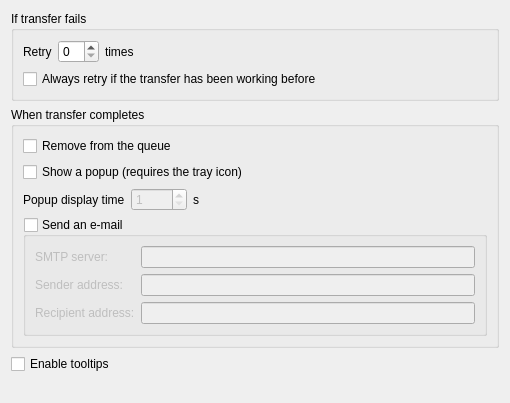
<ui version="4.0" >
 <class>SettingsQueueForm</class>
 <widget class="QWidget" name="SettingsQueueForm" >
  <property name="geometry" >
   <rect>
    <x>0</x>
    <y>0</y>
    <width>510</width>
    <height>403</height>
   </rect>
  </property>
  <property name="windowTitle" >
   <string>Queue</string>
  </property>
  <layout class="QGridLayout" >
   <item row="0" column="0" >
    <widget class="QGroupBox" name="groupBox_3" >
     <property name="title" >
      <string>If transfer fails</string>
     </property>
     <layout class="QGridLayout" >
      <item row="0" column="0" >
       <widget class="QLabel" name="label_2" >
        <property name="text" >
         <string>Retry</string>
        </property>
       </widget>
      </item>
      <item row="0" column="1" >
       <widget class="QSpinBox" name="spinRetry" />
      </item>
      <item row="0" column="2" >
       <widget class="QLabel" name="label_3" >
        <property name="text" >
         <string>times</string>
        </property>
       </widget>
      </item>
      <item row="0" column="3" >
       <spacer>
        <property name="orientation" >
         <enum>Qt::Horizontal</enum>
        </property>
        <property name="sizeHint" stdset="0" >
         <size>
          <width>40</width>
          <height>20</height>
         </size>
        </property>
       </spacer>
      </item>
      <item row="1" column="0" colspan="4" >
       <widget class="QCheckBox" name="checkRetryWorking" >
        <property name="text" >
         <string>Always retry if the transfer has been working before</string>
        </property>
       </widget>
      </item>
     </layout>
    </widget>
   </item>
   <item row="1" column="0" >
    <widget class="QGroupBox" name="groupBox" >
     <property name="title" >
      <string>When transfer completes</string>
     </property>
     <layout class="QGridLayout" >
      <item row="0" column="0" colspan="3" >
       <widget class="QCheckBox" name="checkAutoRemove" >
        <property name="text" >
         <string>Remove from the queue</string>
        </property>
       </widget>
      </item>
      <item row="1" column="0" colspan="3" >
       <widget class="QCheckBox" name="checkPopup" >
        <property name="sizePolicy" >
         <sizepolicy vsizetype="Fixed" hsizetype="Expanding" >
          <horstretch>0</horstretch>
          <verstretch>0</verstretch>
         </sizepolicy>
        </property>
        <property name="text" >
         <string>Show a popup (requires the tray icon)</string>
        </property>
       </widget>
      </item>
      <item row="1" column="3" >
       <spacer>
        <property name="orientation" >
         <enum>Qt::Horizontal</enum>
        </property>
        <property name="sizeHint" stdset="0" >
         <size>
          <width>40</width>
          <height>20</height>
         </size>
        </property>
       </spacer>
      </item>
      <item row="2" column="0" >
       <widget class="QLabel" name="label_4" >
        <property name="text" >
         <string>Popup display time</string>
        </property>
       </widget>
      </item>
      <item row="2" column="1" >
       <widget class="QSpinBox" name="spinPopup" >
        <property name="enabled" >
         <bool>false</bool>
        </property>
        <property name="sizePolicy" >
         <sizepolicy vsizetype="Fixed" hsizetype="Minimum" >
          <horstretch>0</horstretch>
          <verstretch>0</verstretch>
         </sizepolicy>
        </property>
        <property name="minimum" >
         <number>1</number>
        </property>
       </widget>
      </item>
      <item row="2" column="2" >
       <widget class="QLabel" name="label_5" >
        <property name="text" >
         <string>s</string>
        </property>
       </widget>
      </item>
      <item row="2" column="3" >
       <spacer>
        <property name="orientation" >
         <enum>Qt::Horizontal</enum>
        </property>
        <property name="sizeHint" stdset="0" >
         <size>
          <width>40</width>
          <height>20</height>
         </size>
        </property>
       </spacer>
      </item>
      <item row="3" column="0" colspan="4" >
       <widget class="QGroupBox" name="checkEmail" >
        <property name="title" >
         <string>Send an e-mail</string>
        </property>
        <property name="checkable" >
         <bool>true</bool>
        </property>
        <property name="checked" >
         <bool>false</bool>
        </property>
        <layout class="QGridLayout" >
         <property name="margin" >
          <number>9</number>
         </property>
         <property name="spacing" >
          <number>6</number>
         </property>
         <item row="2" column="1" >
          <widget class="QLineEdit" name="lineRecipient" />
         </item>
         <item row="1" column="1" >
          <widget class="QLineEdit" name="lineSender" />
         </item>
         <item row="0" column="1" >
          <widget class="QLineEdit" name="lineSmtp" />
         </item>
         <item row="2" column="0" >
          <widget class="QLabel" name="label_8" >
           <property name="text" >
            <string>Recipient address:</string>
           </property>
          </widget>
         </item>
         <item row="1" column="0" >
          <widget class="QLabel" name="label_7" >
           <property name="text" >
            <string>Sender address:</string>
           </property>
          </widget>
         </item>
         <item row="0" column="0" >
          <widget class="QLabel" name="label_6" >
           <property name="text" >
            <string>SMTP server:</string>
           </property>
          </widget>
         </item>
        </layout>
       </widget>
      </item>
     </layout>
    </widget>
   </item>
   <item row="3" column="0" >
    <spacer>
     <property name="orientation" >
      <enum>Qt::Vertical</enum>
     </property>
     <property name="sizeHint" stdset="0" >
      <size>
       <width>20</width>
       <height>40</height>
      </size>
     </property>
    </spacer>
   </item>
   <item row="2" column="0" >
    <widget class="QCheckBox" name="checkTooltips" >
     <property name="text" >
      <string>Enable tooltips</string>
     </property>
    </widget>
   </item>
  </layout>
 </widget>
 <resources/>
 <connections/>
</ui>
